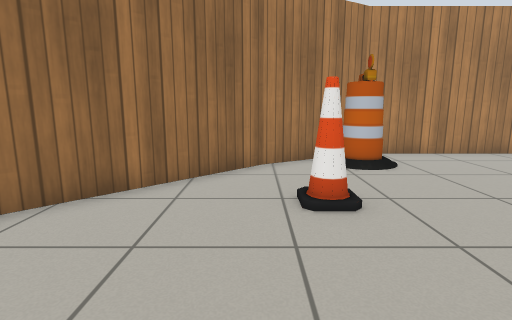
[1] (above)

13 first-person views from a walk through a robot-simulator world made for Gazebo. The camera is 0.85 m above the floor, tilts 10° down and sees 80° across. Floor lines are 1 m apart. The floor is counted in squares, 0.5 m on a side. Each view is taken from the middle of a square. On the plan, view 1 faces up. The plan holds only what a view shows up to about 16 squares ahead; the rest is blank. Simple patterns stand in for the simulator's built-in surfaces.

[2]
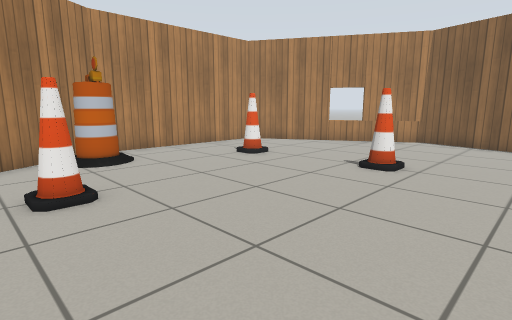

[3]
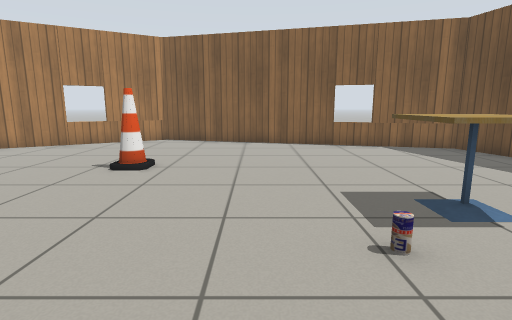

[4]
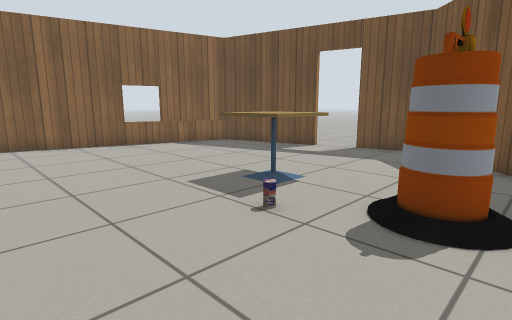

[5]
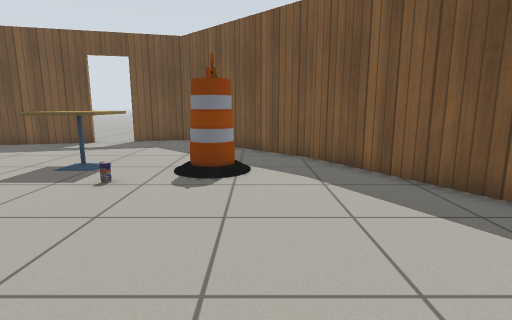

[6]
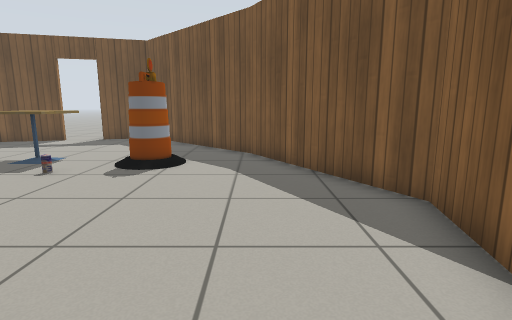

[7]
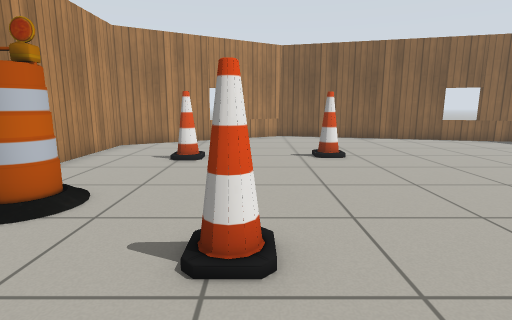

[8]
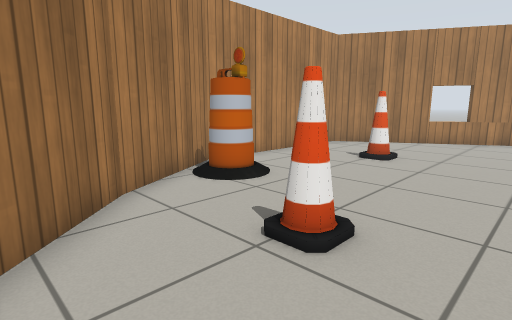

[9]
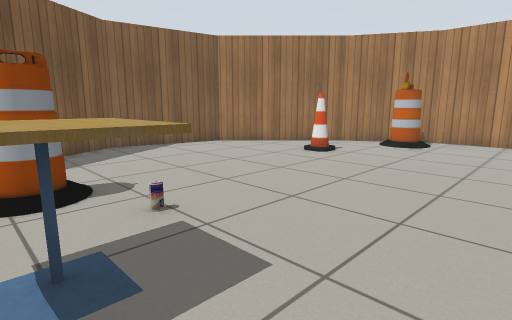

[10]
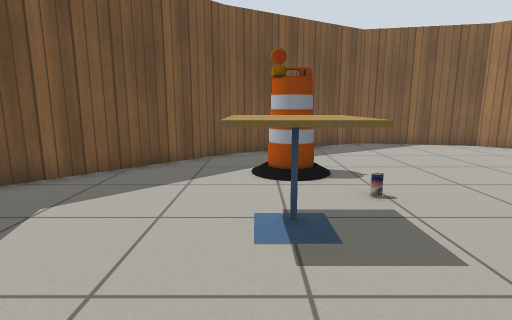

[11]
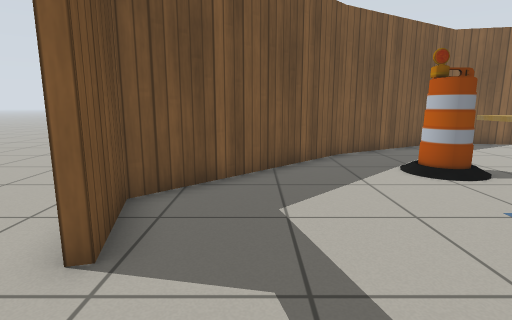

[12]
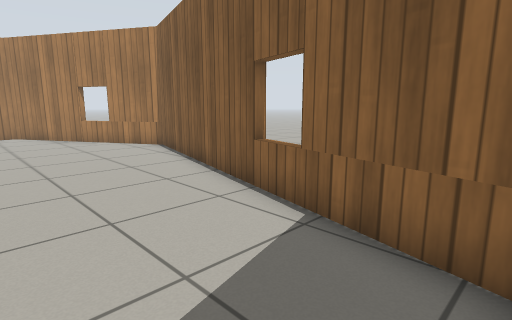

[13]
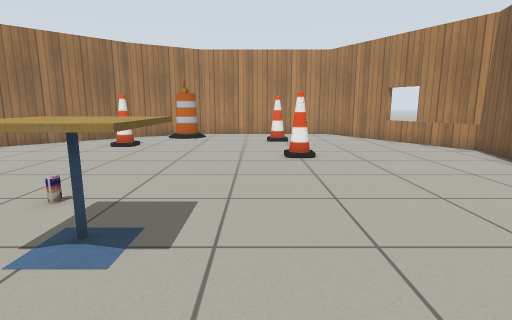

### Floor plan
Points are (right, up) in squares from view 1. A wall is a line through its corners. A room is listed if a view was taken in it or the views show most of it. See-through windows are left out.
Room 1 (views 1, 2, 3, 4, 5, 6, 7, 8, 9, 10, 11, 12, 13)
walls: (7.6, -10.3) (12.3, -9.1) (15.7, 3.5) (11.4, 10.9) (3.8, 10.9) (0.1, 8.8); (0.3, 9) (-4.1, 4.5) (-5.1, -0.3) (-1.8, -6) (3.6, -11.4) (6, -10.7)
ways out: open door at (6.5, -11)
objects: barrel (1, -4) to (2, -4); cone (1, 5); drink can (3, -3); barrel (3, 9) to (4, 10); cafe table (4, -5) to (6, -4); cone (8, 2) to (9, 3); cone (8, 7)

Where each view was taken, in squares from view 1:
view 1: 0 up, 0 right, facing up
view 2: 1 down, 0 right, facing up-right
view 3: 1 down, 0 right, facing right
view 4: 1 up, 0 right, facing down-right
view 5: 4 up, 0 right, facing down
view 6: 5 up, 2 left, facing down
view 7: 5 up, 2 left, facing right
view 8: 3 up, 2 left, facing up-right
view 9: 5 down, 8 right, facing up-left
view 10: 5 down, 9 right, facing left
view 11: 9 down, 9 right, facing left
view 12: 9 down, 9 right, facing up-right
view 13: 8 down, 7 right, facing up
